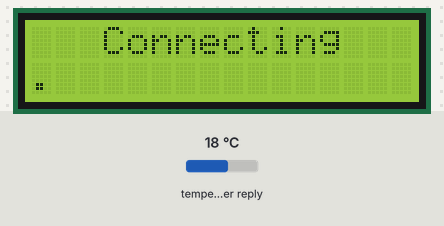
Bench run of a sketch on a simulated ESP8266 (NodeMCU). Shown: 16×2 character LCD. The test bench sets the inputs (shaded band); at power-on: temperature in the weather reply 18 °C. WiFi joins after 1.5 s; servers stay silent unless stated; web services answer with replies made up by the test bench; what the sketch prints to the serial monitor is not drawn.

Above: at 0.6 s.
At 1.6 s:
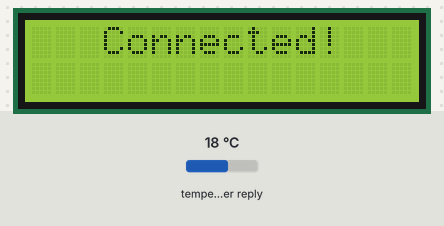
At 2.6 s:
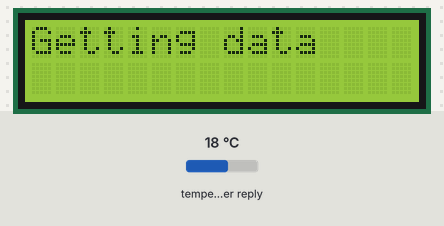
At 4.0 s:
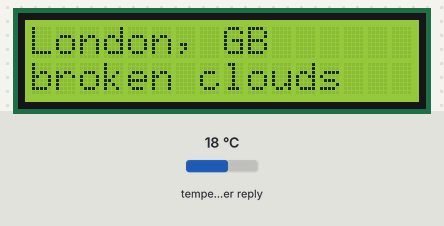
At 9.0 s:
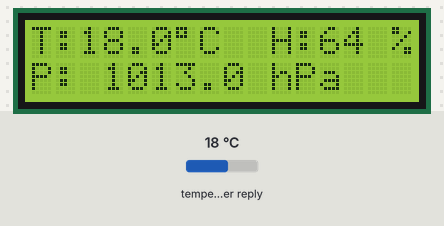

The sketch:

WiFiWeatherDisplay.ino
```cpp
#include <ESP8266WiFi.h>
#include <LiquidCrystal.h>
#include <ArduinoJson.h>

#define D0 3 // GPIO3 maps to Ardiuno D0
#define D1 1 // GPIO1 maps to Ardiuno D1
#define D2 16 // GPIO16 maps to Ardiuno D2
#define D3 5 // GPIO5 maps to Ardiuno D3
#define D4 4 // GPIO4 maps to Ardiuno D4
#define D5 14 // GPIO14 maps to Ardiuno D5
#define D6 12 // GPIO12 maps to Ardiuno D6
#define D7 13 // GPIO13 maps to Ardiuno D7
#define D8 0 // GPIO0 maps to Ardiuno D8
#define D9 2 // GPIO2 maps to Ardiuno D9
#define D10 15 // GPIO15 maps to Ardiuno D10

const char* ssid     = "ZyXEL";      // SSID of local network
const char* password = "YourPasswordGoesHere";   // Password on network
String APIKEY = "YourOpenWeatherMapApiKeyGoesHere";
String CityID = "253394"; //Sparta, Greece
//String CityID = "264371"; //Athens, Greece


WiFiClient client;
char servername[]="api.openweathermap.org";  // remote server we will connect to
String result;

int  counter = 60;

String weatherDescription ="";
String weatherLocation = "";
String Country;
float Temperature;
float Humidity;
float Pressure;

LiquidCrystal lcd(D8,D9,D4,D5,D6,D7);

void setup() {
  Serial.begin(115200);
  int cursorPosition=0;
  lcd.begin(16, 2);
  lcd.print("   Connecting");
  Serial.println("Connecting");
  WiFi.begin(ssid, password);

  while (WiFi.status() != WL_CONNECTED) {
    delay(500);
    lcd.setCursor(cursorPosition,2);
    lcd.print(".");
    cursorPosition++;
  }
  lcd.clear();
  lcd.print("   Connected!");
  Serial.println("Connected");
  delay(1000);

}

void loop() {
    if(counter == 60) //Get new data every 10 minutes
    {
      counter = 0;
      displayGettingData();
      delay(1000);
      getWeatherData();
    }else
    {
      counter++;
      displayWeather(weatherLocation,weatherDescription);
      delay(5000);
      displayConditions(Temperature,Humidity,Pressure);
      delay(5000);
    }
}

void getWeatherData() //client function to send/receive GET request data.
{
  if (client.connect(servername, 80)) {  //starts client connection, checks for connection
    client.println("GET /data/2.5/weather?id="+CityID+"&units=metric&APPID="+APIKEY);
    client.println("Host: api.openweathermap.org");
    client.println("User-Agent: ArduinoWiFi/1.1");
    client.println("Connection: close");
    client.println();
  }
  else {
    Serial.println("connection failed"); //error message if no client connect
    Serial.println();
  }

  while(client.connected() && !client.available()) delay(1); //waits for data
  while (client.connected() || client.available()) { //connected or data available
    char c = client.read(); //gets byte from ethernet buffer
      result = result+c;
    }

  client.stop(); //stop client
  result.replace('[', ' ');
  result.replace(']', ' ');
  Serial.println(result);

char jsonArray [result.length()+1];
result.toCharArray(jsonArray,sizeof(jsonArray));
jsonArray[result.length() + 1] = '\0';

StaticJsonBuffer<1024> json_buf;
JsonObject &root = json_buf.parseObject(jsonArray);
if (!root.success())
{
  Serial.println("parseObject() failed");
}

String location = root["name"];
String country = root["sys"]["country"];
float temperature = root["main"]["temp"];
float humidity = root["main"]["humidity"];
String weather = root["weather"]["main"];
String description = root["weather"]["description"];
float pressure = root["main"]["pressure"];

weatherDescription = description;
weatherLocation = location;
Country = country;
Temperature = temperature;
Humidity = humidity;
Pressure = pressure;

}

void displayWeather(String location,String description)
{
  lcd.clear();
  lcd.setCursor(0,0);
  lcd.print(location);
  lcd.print(", ");
  lcd.print(Country);
  lcd.setCursor(0,1);
  lcd.print(description);
}

void displayConditions(float Temperature,float Humidity, float Pressure)
{
  lcd.clear();
  lcd.print("T:");
 lcd.print(Temperature,1);
 lcd.print((char)223);
 lcd.print("C ");

 //Printing Humidity
 lcd.print(" H:");
 lcd.print(Humidity,0);
 lcd.print(" %");

 //Printing Pressure
 lcd.setCursor(0,1);
 lcd.print("P: ");
 lcd.print(Pressure,1);
 lcd.print(" hPa");

}

void displayGettingData()
{
  lcd.clear();
  lcd.print("Getting data");
}
```

Measured:
- what the display in image 1 shows lasts 1.0 s, from 1.6 s to 2.6 s
- what the display in image 2 shows lasts 1.4 s, from 2.6 s to 4.0 s
- what the display in image 3 shows lasts 5.0 s, from 4.0 s to 9.0 s
